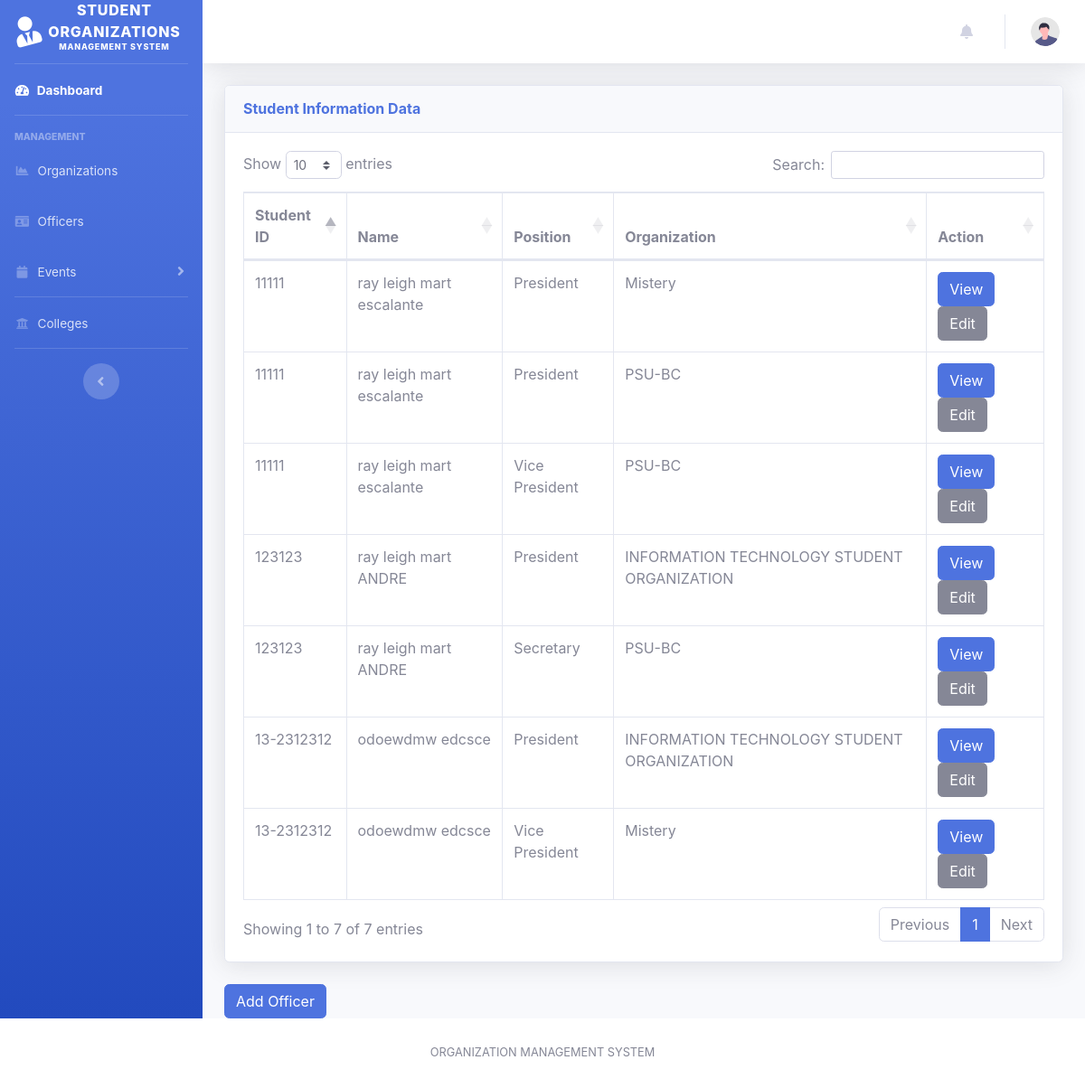
Screenshot of /officer/officers_data.php with the database file from the repository.
### tables this page shows
CREATE TABLE `students`  (
  `id` int NOT NULL AUTO_INCREMENT,
  `student_id` varchar(10) NOT NULL,
  `username` varchar(50) NOT NULL,
  `password` varchar(50) NOT NULL,
  `lastname` varchar(255) NOT NULL,
  `firstname` varchar(255) NOT NULL,
  `middlename` varchar(255) NOT NULL,
  `course` varchar(255) NOT NULL,
  `year` varchar(10) NOT NULL,
  `section` varchar(10) NOT NULL,
  `gender` varchar(20) NOT NULL,
  `dob` date NOT NULL,
  `age` int NOT NULL,
  `email` varchar(100) NOT NULL,
  `phone` varchar(20) NOT NULL,
  `street` varchar(255) NOT NULL,
  `barangay` varchar(255) NOT NULL,
  `municipality` varchar(255) NOT NULL,
  `province` varchar(255) NOT NULL,
  `role` varchar(255) NOT NULL,
  `region` varchar(255) NULL DEFAULT NULL,
  `position` varchar(255) NULL DEFAULT NULL,
  PRIMARY KEY (`id`) USING BTREE
);

CREATE TABLE `officers`  (
  `id` int NOT NULL AUTO_INCREMENT,
  `student_name` varchar(255) NOT NULL,
  `officer_email` varchar(255) NOT NULL,
  `officer_phone` varchar(20) NOT NULL,
  `course` int NOT NULL,
  `year` varchar(255) NOT NULL,
  `organization_name` varchar(255) NOT NULL,
  `position` varchar(50) NOT NULL,
  `personal_statement` text NOT NULL,
  PRIMARY KEY (`id`) USING BTREE
);

CREATE TABLE `organizations`  (
  `id` int NOT NULL AUTO_INCREMENT,
  `organization_name` varchar(255) NOT NULL,
  `organization_type` varchar(255) NOT NULL,
  `department` varchar(255) NOT NULL,
  `advisor_name` varchar(255) NOT NULL,
  `contact_email` varchar(255) NOT NULL,
  `logo` varchar(255) NOT NULL,
  `created_at` date NOT NULL DEFAULT current_timestamp,
  `requirements` varchar(255) NULL DEFAULT NULL,
  PRIMARY KEY (`id`) USING BTREE
);

### officer/officers_data.php (the view, shortened to what this page needs)
<?php
include("user_header.php");
include("../include/connection.php");
$query = "
    SELECT S.*, O.position, org.organization_name
    FROM students AS S
    INNER JOIN officers AS O ON O.student_name = S.id
    LEFT JOIN organizations AS org ON org.id = o.organization_name
";
$result = mysqli_query($connection, $query);
?>
<body id="page-top">
    <div id="wrapper">
        <?php include("user_sidebar.php"); ?>
        <div id="content-wrapper" class="d-flex flex-column">
            <div id="content">
                <?php include("user_topbar.php"); ?>
                <div class="container-fluid">
                    <div class="card shadow mb-4">
                        <div class="card-header py-3">
                            <h6 class="m-0 font-weight-bold text-primary">Student Information Data</h6>
                        </div>
                        <div class="card-body">
                            <div class="table-responsive">
                                <table class="table table-bordered" id="studentTable" width="100%" cellspacing="0">
                                    <thead>
                                        <tr>
                                            <th>Student ID</th>
                                            <th>Name</th>
                                            <th>Position</th>
                                            <th>Organization</th>
                                            <th>Action</th>
                                        </tr>
                                    </thead>
                                    <tbody>
                                        <?php
                                        while ($row = mysqli_fetch_assoc($result)) {
                                            $name = $row["firstname"]." ".$row["lastname"];
                                            echo "<tr>";
                                            echo "<td>" . $row['student_id'] . "</td>";
                                            echo "<td>" . $name . "</td>";
                                            echo "<td>" . $row['position'] . "</td>";
                                            echo "<td>" . $row['organization_name'] ."</td>";
                                            echo "<td>";
                                            echo "<button type='button' class='btn btn-primary' data-toggle='modal' data-target='#viewModal" . $row['id'] . "'>View</button>&nbsp;";
                                            echo "<button type='button' class='btn btn-secondary' data-toggle='modal' data-target='#editModal" . $row['id'] . "'>Edit</button>&nbsp;";
                                            echo "</td>";
                                            echo "</tr>";
                                        }
                                        ?>
                                    </tbody>
                                </table>
                                </div>
                        </div>
                    </div>
<tfoot>
                    <tr>
                        <td colspan="4" style="text-align: center;">
                            <a href="campus_org_reg.php" class="btn btn-primary">Add Officer</a>
                        </td>
                    </tr>
                </tfoot>
        </div>
        </div>
    </div>
    </div>
    <?php
    include("user_footer.php");
    ?>

### rows the page displays
students: student "13-2312312", name "odoewdmw edcsce", officers.position "President", organizations.organization_name "INFORMATION TECHNOLOGY STUDENT ORGANIZATION", officers.position "Vice President", organizations.organization_name "Mistery"
students: student "123123", name "ray leigh mart ANDRE", officers.position "President", organizations.organization_name "INFORMATION TECHNOLOGY STUDENT ORGANIZATION", officers.position "Secretary", organizations.organization_name "PSU-BC"
students: student "11111", name "ray leigh mart escalante", officers.position "President", organizations.organization_name "Mistery", organizations.organization_name "PSU-BC", officers.position "Vice President"
